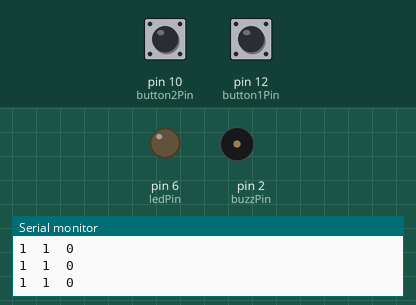
The sketch below on a simulated Arduino Uno, built with avr-gcc and run on an emulated ATmega328P. Parts: output pins drawn as LEDs (lit = HIGH), buzzer (waves = sounding, pin HIGH), the last lines printed to the serial monitor. Inputs (shaded band) come from the test bench; at power-on: pin 10 (button2Pin) HIGH, pin 12 (button1Pin) HIGH.

Above: at 1.3 s.
1.4 s: pin 10 (button2Pin) pulled LOW for 1 s
At 1.87 s:
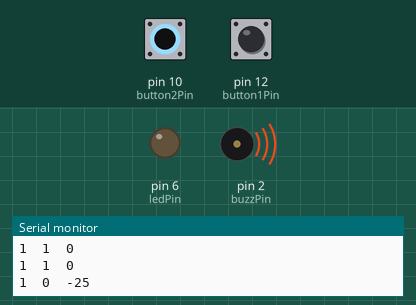
4.0 s: pin 12 (button1Pin) pulled LOW for 3.2 s
At 8.4 s:
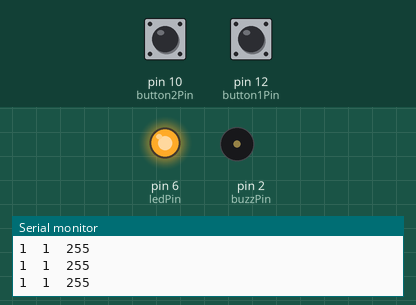
8.7 s: pin 10 (button2Pin) pulled LOW for 3.2 s
At 9.63 s:
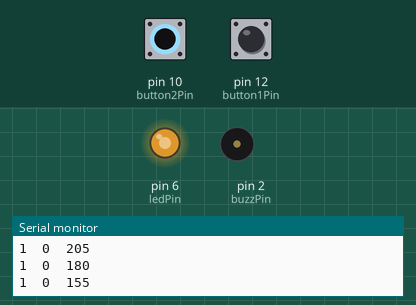
13.4 s: pin 12 (button1Pin) pulled LOW for 0.3 s
At 14.4 s:
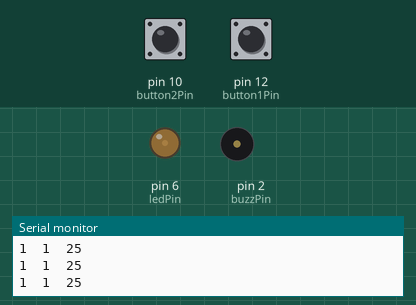
15.2 s: pin 12 (button1Pin) pulled LOW for 1 s
At 17.6 s:
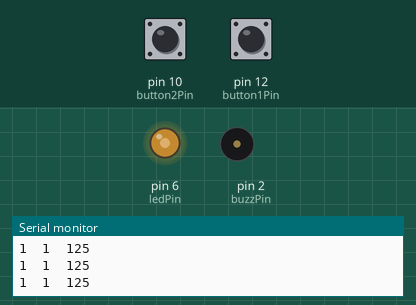
Timing chart, 0 to 18.7 s (numbered marks = the images above; inputs shaded):
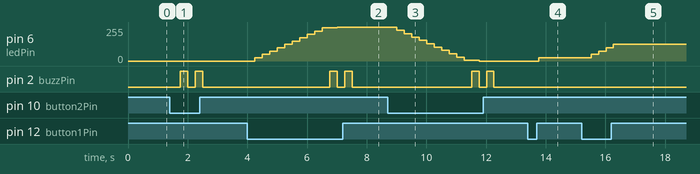

Measured:
- after the input at 1.4 s, pin 2 (buzzPin): alternates HIGH for 0.25 s and LOW for 0.25 s, 4 changes in all, then stays LOW, starting after 0.35 s
- after the input at 4.0 s, pin 6 (ledPin): moves from 0/255 to 255/255 over 2.8 s, starting after 0.25 s; pin 2 (buzzPin): alternates HIGH for 0.25 s and LOW for 0.25 s, 4 changes in all, then stays LOW, starting after 2.8 s
- after the input at 8.7 s, pin 6 (ledPin): moves from 255/255 to 0/255 over 2.8 s, starting after 0.31 s; pin 2 (buzzPin): alternates HIGH for 0.25 s and LOW for 0.25 s, 4 changes in all, then stays LOW, starting after 2.8 s
- after the input at 13.4 s, pin 6 (ledPin): 0/255 → 25/255 after 0.37 s
- after the input at 15.2 s, pin 6 (ledPin): 25/255 → 50/255 after 0.32 s, → 75/255 0.25 s later, → 100/255 0.25 s later, → 125/255 0.25 s later

The sketch:

pushbutton_toggle_led_brightness.ino
```cpp
int ledPin=6;
int button1Pin=12;
int button1State;
int button2Pin=10;
int button2State;
int ledState=0;
int delayT=250;
int buzzPin=2;

void setup() {
  // put your setup code here, to run once:
pinMode(ledPin, OUTPUT);
pinMode(button1Pin, INPUT);
pinMode(button2Pin, INPUT);
pinMode(buzzPin, OUTPUT);
Serial.begin(115200);
}
void loop() {
  // put your main code here, to run repeatedly:
button1State=digitalRead(button1Pin);
button2State=digitalRead(button2Pin);
Serial.print(button1State);
Serial.print("  ");
Serial.print(button2State);
Serial.print("  ");
delay(delayT);

if(button1State==0){
    ledState=ledState+25;
}
if(button2State==0){
  ledState=ledState-25;
}
Serial.println(ledState);
if (ledState>255){
  ledState=255;
  digitalWrite(buzzPin, HIGH);
  delay(delayT);
  digitalWrite(buzzPin, LOW);
}
if (ledState<0){
  ledState=0;
  digitalWrite(buzzPin, HIGH);
  delay(delayT);
  digitalWrite(buzzPin, LOW);
}
analogWrite(ledPin, ledState);
}
```
